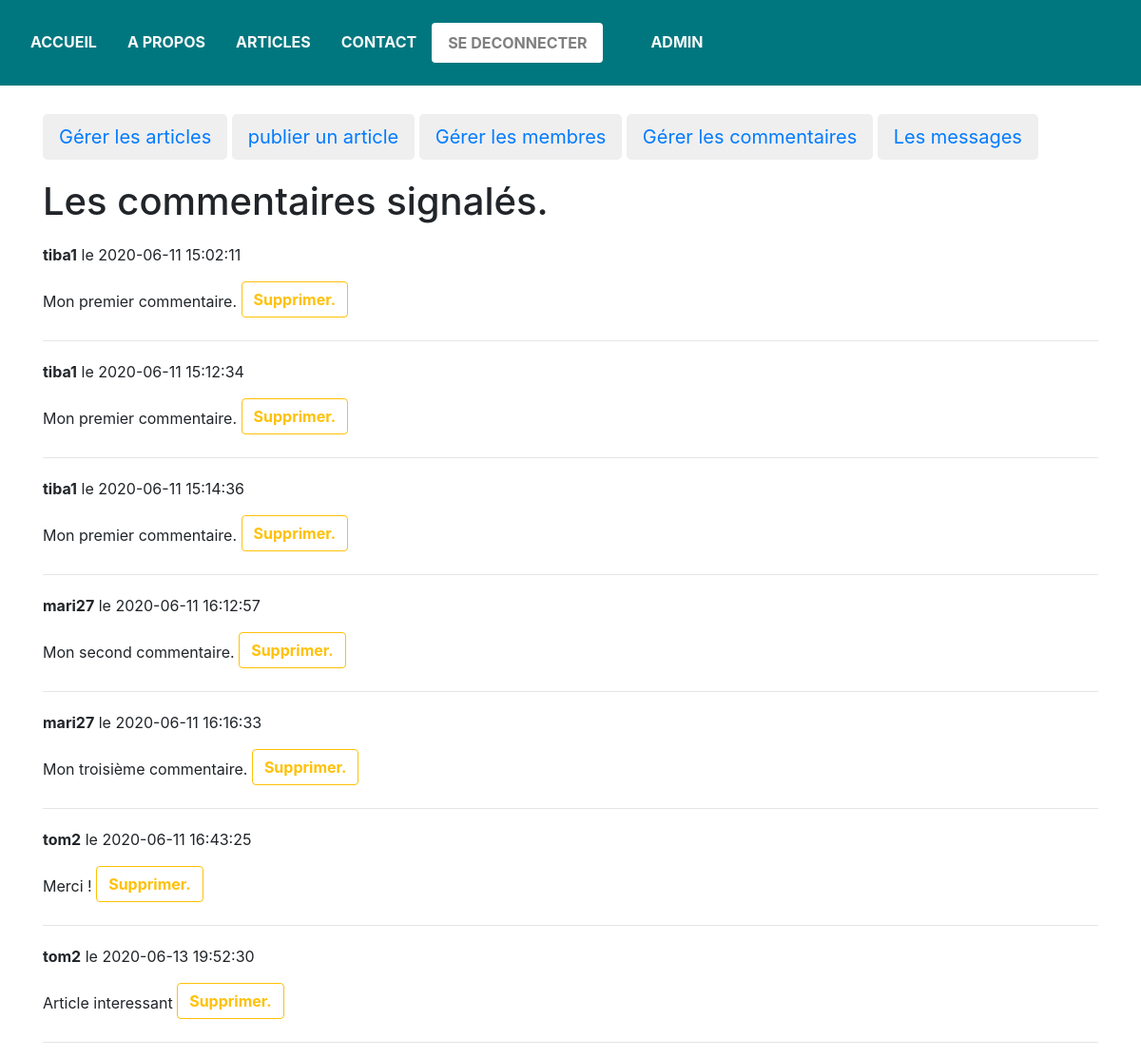
The page /commentaireSignale.php (signed in) on the database its author committed.
### tables this page shows
CREATE TABLE IF NOT EXISTS `commentaires` (
  `id` int(11) NOT NULL AUTO_INCREMENT,
  `id_billet` int(11) NOT NULL,
  `auteur` varchar(255) NOT NULL,
  `commentaire` text NOT NULL,
  `date_commentaire` datetime NOT NULL,
  `commentaires_signales` varchar(255) DEFAULT NULL,
  PRIMARY KEY (`id`)
);

### commentaireSignale.php (the view, shortened to what this page needs)
<!DOCTYPE html>
<html>
    <head>
        <link rel="stylesheet" href="public/css/formulaire-commentaire.css" />
        <link rel="stylesheet" href="https://maxcdn.bootstrapcdn.com/bootstrap/4.0.0/css/bootstrap.min.css">
    </head>
    <body>
    	<header>
        	<?php include("sections-pages/barre-menu.php"); ?>
        	<div class="container-pluid" >
                <div class="row">
                    <div class="col-xs-12" id="image-header">
                    </div>
                </div>
            </div>
        </header>
        <section>
        <?php include("sections-pages/menuAdmin.php"); ?>
        <?php
        $bdd = new PDO('mysql:host=localhost;dbname=billet_simple_pour_l\'alaska;charset=utf8', 'root', '');
        $selectCommentaireSignale = $bdd->query('SELECT * FROM commentaires where commentaires_signales = "signaler"');
        ?>
        <div class="container" style="margin-top: 20px;">
        <h1>Les commentaires signalés.</h1>
        </div>
        <?php
        while ($allCommentaireSignale = $selectCommentaireSignale->fetch())
            {
            ?>
                <div class="container" style="margin-top: 20px;">
            		<p><strong><?php echo $allCommentaireSignale['auteur'];?></strong> le <?php echo $allCommentaireSignale['date_commentaire'];?></p>
                    <p><?php echo $allCommentaireSignale['commentaire'];?> <a href="deleteCommentaire.php?id=<?php echo $allCommentaireSignale['id'];?>" type="button" class="btn btn-outline-warning mb-2"> <strong>Supprimer.</strong></a></p><hr>
            	</div>
            <?php
            }
            ?>
        </section>
    </body>
</html>

### public/css/formulaire-commentaire.css (style rules this page uses)
#image-header, img { width: 100%; height: 90px; }

### rows shown on the page
commentaires: auteur "tiba1", date_commentaire "2020-06-11 15:02:11", commentaire "Mon premier commentaire."
commentaires: auteur "tiba1", date_commentaire "2020-06-11 15:12:34", commentaire "Mon premier commentaire."
commentaires: auteur "tiba1", date_commentaire "2020-06-11 15:14:36", commentaire "Mon premier commentaire."
commentaires: auteur "mari27", date_commentaire "2020-06-11 16:12:57", commentaire "Mon second commentaire."
commentaires: auteur "mari27", date_commentaire "2020-06-11 16:16:33", commentaire "Mon troisième commentaire."
commentaires: auteur "tom2", date_commentaire "2020-06-11 16:43:25", commentaire "Merci !"
commentaires: auteur "tom2", date_commentaire "2020-06-13 19:52:30", commentaire "Article interessant"

### other values the page prints
$_SESSION["deconnecter"] "SE DECONNECTER"
$_SESSION['admin'] "ADMIN"
